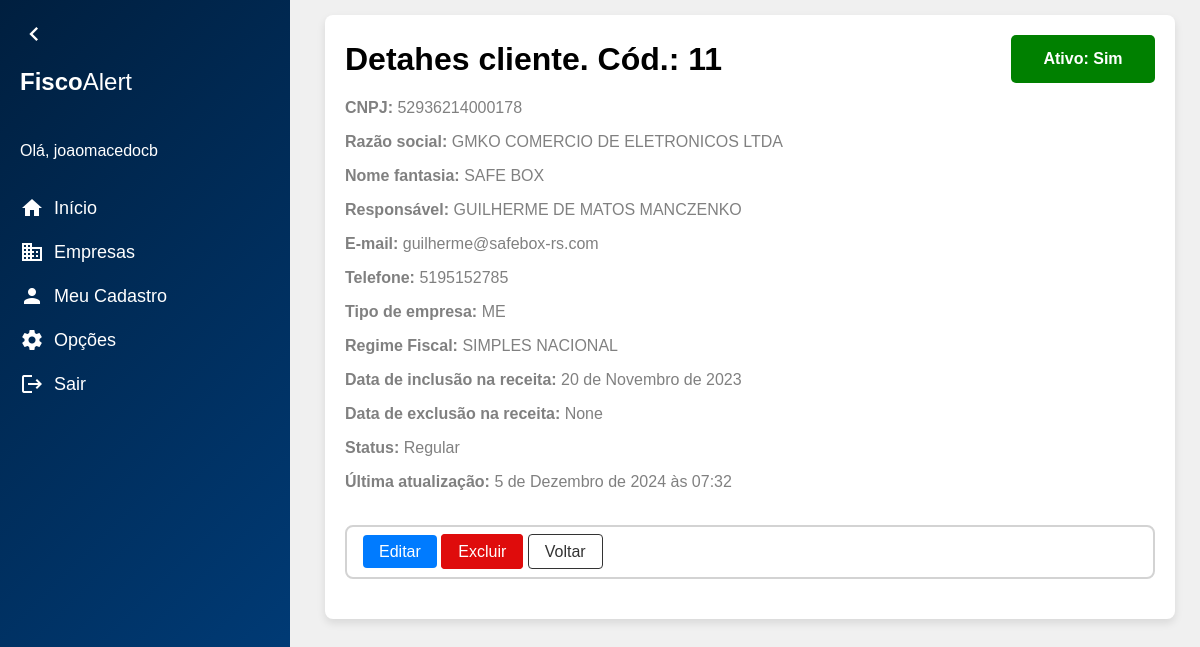
The page /cliente/11/ (signed in) on the database its author committed.
### clientes/models.py (models this page shows, shortened)
class Cliente(models.Model):
    id = models.AutoField(primary_key=True)
    nome_fantasia = models.CharField(max_length=200)
    razao_social = models.CharField(max_length=200)
    cnpj = models.CharField(max_length=14, blank=True, null=True)
    responsavel_tecnico = models.CharField(max_length=50)
    email = models.CharField(max_length=200, blank=True, null=True)
    tipo_empresa = models.ForeignKey(TipoEmpresa, on_delete=models.PROTECT, related_name='tipo_empresa', blank= True, null= True)
    regime_fiscal = models.ForeignKey(RegimeFiscal, on_delete=models.PROTECT, related_name= 'regime_fiscal')
    data_inclusao = models.DateField(blank= True, null= True)
    data_exclusao = models.DateField(blank= True, null= True)
    ultima_atualizacao = models.DateTimeField(blank=True, null=True)
    status = models.CharField(max_length=20, blank= True, null= True)
    telefone = models.CharField(
        max_length=15, blank=True, null=True,
        validators=[
            RegexValidator(
                regex=r'^\d{10,11}$',
                message="O número de telefone deve conter apenas dígitos e ter 10 ou 11 dígitos."
            )
        ]
    )
    ativo = models.BooleanField(default=True)
    escritorio = models.ForeignKey(Escritorio, on_delete=models.PROTECT, related_name='escritorio', blank= True, null= True)

class TipoEmpresa(models.Model):
    id = models.AutoField(primary_key=True)
    nome = models.CharField(max_length=30)
    def __str__(self):
        return self.nome
    class Meta:
        verbose_name = "Tipo Empresa"
        verbose_name_plural = "Tipos Empresa"

class RegimeFiscal(models.Model):
    id = models.AutoField(primary_key=True)
    nome = models.CharField(max_length=30)
    def __str__(self):
        return self.nome
    class Meta:
        verbose_name = "Regime Fiscal"
        verbose_name_plural = "Regimes Fiscais"

### clientes/views.py (the view)
# urls.py: path('cliente/<int:pk>/', ClienteDetailView.as_view(), name = 'cliente_detalhe'),
@method_decorator(login_required, name='dispatch')
class ClienteDetailView(DetailView):
    model = Cliente
    template_name = 'cliente_detalhe.html'

### clientes/templates/cliente_detalhe.html (shortened to what this page needs)
{% extends "base.html" %}
{% block content %}
<div class="content">
    <div class="container container-detalhes">
        <div class="detalhes-header">
            <div class="title">Detahes cliente. Cód.: {{ object.id }}</div>
            <div class="{% if object.ativo %}ativo{% else %}inativo{% endif %}">Ativo:
                {% if object.ativo == True %}Sim
                {% else %}Não
                {% endif %}
            </div>
        </div>
        <p><strong>CNPJ: </strong>{{ object.cnpj }}</p>
        <p><strong>Razão social: </strong>{{ object.razao_social }}</p>
        <p><strong>Nome fantasia: </strong>{{ object.nome_fantasia }}</p>
        <p><strong>Responsável: </strong>{{ object.responsavel_tecnico }}</p>
        <p><strong>E-mail: </strong>{{ object.email}}</p>
        <p><strong>Telefone: </strong>{{ object.telefone }}</p>
        <p><strong>Tipo de empresa: </strong>{{ object.tipo_empresa }}</p>
        <p><strong>Regime Fiscal: </strong>{{ object.regime_fiscal }}</p>
        <p><strong>Data de inclusão na receita: </strong>{{ object.data_inclusao }}</p>
        <p><strong>Data de exclusão na receita: </strong>{{ object.data_exclusao }}</p>
        <p><strong>Status: </strong>{{ object.status }}</p>
        <p><strong>Última atualização: </strong>{{ object.ultima_atualizacao }}</p>
        <div class="actions">
            <div class="hub-clientes-detalhe">
                <a href="{% url 'cliente_update' pk=cliente.pk %}" class="botao-primario">Editar</a>
                <a href="{% url 'cliente_delete' pk=cliente.pk %}" class="botao-excluir">Excluir</a>
                <a href="{% url 'clientes' %}" class="botao-secundario">Voltar</a>
            </div>
        </div>
    </div>
</div>
{% endblock %}

### app/templates/base.html (shortened to what this page needs)
<!DOCTYPE html>
<html lang="pt-BR">
<head>
</head>
<body>
    <nav class="sidebar collapsed" id="sidebar">
        <span class="material-icons toggle-btn" onclick="toggleSidebar()">chevron_left</span>
        <span class="logo"><strong>Fisco</strong>Alert</span>
        <div class="menu">
            {% if user.is_authenticated %}
            <p>Olá, {{ user.username }}</p>
            {% endif %}
            <a href="#">
                <span class="material-icons">home</span>
                <span class="text">Início</span>
            </a>
            <a href="{% url 'clientes' %}">
                <span class="material-icons">business</span>
                <span class="text">Empresas</span>
            </a>
            <a href="{% url 'escritorio_detalhes' id=1 %}">
                <span class="material-icons">person</span>
                <span class="text">Meu Cadastro</span>
            </a>
            <a href="#">
                <span class="material-icons">settings</span>
                <span class="text">Opções</span>
            </a>
            <a href="{% url 'logout' %}">
                <span class="material-icons">logout</span>
                <span class="text">Sair</span>
            </a>
        </div>
    </nav>
    {% block content %}
    {% endblock %}
</body>
</html>

### app/templates/base.html (style rules this page uses)
body { font-family: Arial, sans-serif; margin: 0; padding: 0; background-color: #f0f0f0; display: flex; }
.sidebar { width: 250px; background: linear-gradient(135deg, #001f3f, #004080); color: white; display: flex; align-items: flex-start; flex-direction: column; padding: 20px; height: 100vh; position: fixed; left: 0; top: 0; transition: width 0.2s; overflow: hidden; }
.sidebar .logo { font-size: 24px; margin-bottom: 30px; white-space: nowrap; overflow: hidden; transition: opacity 0.2s; }
.sidebar .menu { display: flex; flex-direction: column; gap: 20px; }
.sidebar .menu a { color: white; text-decoration: none; display: flex; align-items: center; gap: 10px; font-size: 18px; white-space: nowrap; overflow: hidden; transition: opacity 0.2s; }
.toggle-btn { font-size: 28px; cursor: pointer; color: white; margin-bottom: 20px; align-self: flex-start; transition: transform 0.2s; }
.content { display: flex; justify-content: center; margin-left: 270px; padding-left: 30px; padding-top: 15px; width: calc(100% - 270px); }
.container { width: 90%; background-color: white; padding: 20px; box-shadow: 0 4px 8px rgba(0, 0, 0, 0.1); border-radius: 8px; margin-bottom: 4rem; }
.title { display: flex; align-items: center; font-size: 32px; font-weight: bold; margin-bottom: 0; }
.container p { margin-bottom: 32px; color: grey; }
.actions { display: flex; justify-content: space-between; margin-bottom: 20px; }
.botao-primario { padding: 8px 16px; font-size: 16px; color: white; background-color: #007bff; border: none; border-radius: 4px; cursor: pointer; text-decoration: none; text-align: center; }
.botao-secundario { text-decoration: none; padding: 8px 16px; font-size: 16px; color: #333; background-color: #ffffff; border: #333 1px solid; border-radius: 4px; cursor: pointer; }
.botao-excluir { padding: 8px 16px; font-size: 16px; color: #ffffff; background-color: #df0c0c; border: #df0c0c 1px solid; border-radius: 4px; cursor: pointer; }
.detalhes-header { display: flex; justify-content: space-between; }
.container-detalhes p { margin-bottom: 2px; }
.hub-clientes-detalhe { width: 100%; border: lightgrey 2px solid; border-radius: 8px; padding: 1rem; margin-top: 2rem; }
.hub-clientes-detalhe a { text-decoration: none; }
.ativo { background-color: green; color: white; width: 8rem; height: 2rem; padding: 0.5rem 0.5rem; border-radius: 5px; text-align: center; font-weight: bold; display: flex; align-items: center; justify-content: center; }

### rows shown on the page
Cliente: id "11", cnpj "52936214000178", razao_social "GMKO COMERCIO DE ELETRONICOS LTDA", nome_fantasia "SAFE BOX", responsavel_tecnico "GUILHERME DE MATOS MANCZENKO", email "guilherme@safebox-rs.com", telefone "5195152785", tipo_empresa "ME", regime_fiscal "SIMPLES NACIONAL", data_inclusao "20 de Novembro de 2023", data_exclusao "None", status "Regular", ultima_atualizacao "5 de Dezembro de 2024 às 07:32"

### other values the page prints
{{ user.username }} "joaomacedocb"
